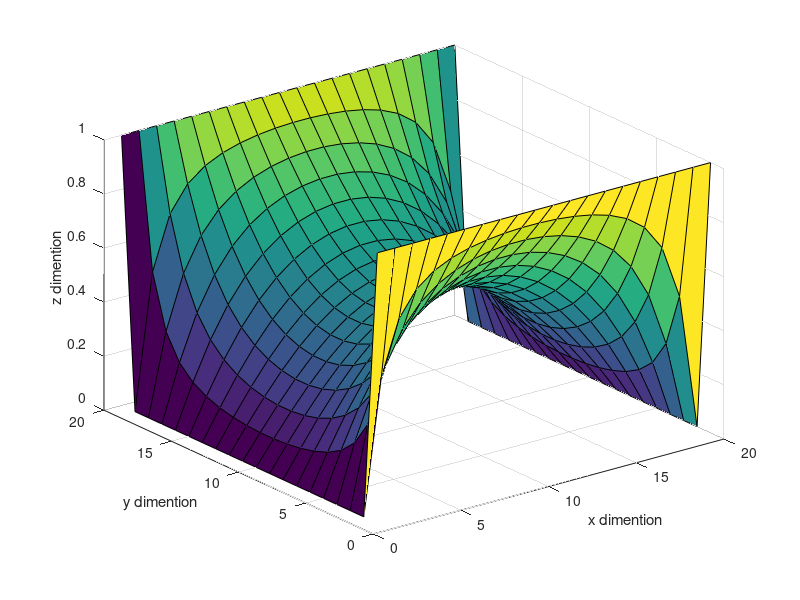

The MATLAB source for this figure:
clearvars
%initialize matrix
nx = 20;
ny = 20;
matrixV = zeros(ny,nx);

G = sparse(nx*ny);
B = zeros(1,nx*ny);
cMap = ones(nx,ny);


%loop across iteration

for i = 1:nx
    for j = 1:ny
        n = j + (i - 1) * ny;
        if i == 1 || i == nx
            
            G(n, :) = 0;
            G(n, n) = 1;
            B(n) = 1;
        elseif j == 1 || j == nx
            
            G(n, :) = 0;
            G(n, n) = 1;
            B(n) = 0;
        
        else
            nxm = j + (i-2)*ny;
            nxp = j + (i)*ny;
            nym = j-1 + (i-1)*ny;
            nyp = j+1 + (i-1)*ny;
            
            rxm = (cMap(i,j) + cMap(i-1,j))/2.0;
            rxp = (cMap(i,j) + cMap(i+1,j))/2.0;
            rym = (cMap(i,j) + cMap(i,j-1))/2.0;
            ryp = (cMap(i,j) + cMap(i,j+1))/2.0;
            
            G(n,n) = -(rxm+rxp+rym+ryp);
            G(n,nxm) = rxm;
            G(n,nxp) = rxp;
            G(n,nym) = rym;
            G(n,nyp) = ryp;
        end
        % not really derivative but actual voltages
        
        
    end
    
end
Vvector = G\B';
Vmatrix = zeros(ny,nx);
for i = 1:nx
    for j = 1:ny
        n = j + (i - 1) * ny;
        
        Vmatrix(j, i) = Vvector(n);
    end
end
figure(3)
H = surf(Vmatrix');
xlabel('x dimention')
ylabel('y dimention')
zlabel('z dimention')

